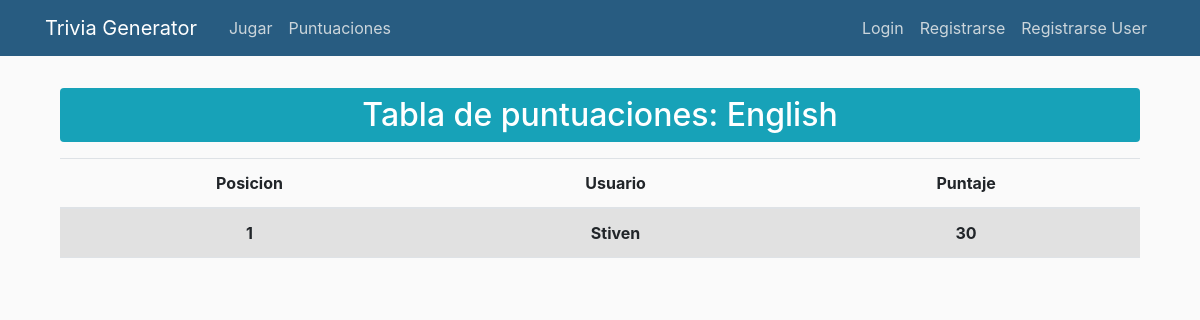
/tablero/11, run on an earlier commit of the app's database.
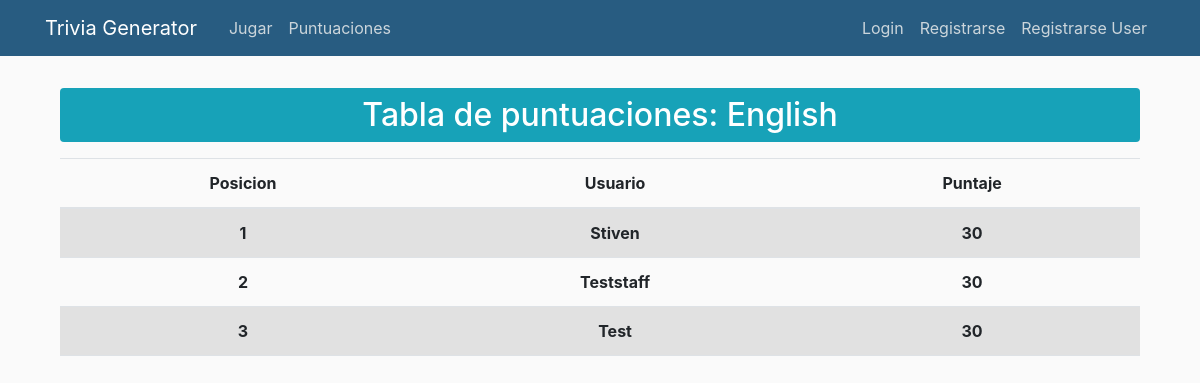
And on a later commit of the database.
### TGApp/models.py (models this page shows, shortened)
class UsuarioTrivia(models.Model):
    usuario = models.ForeignKey(User, on_delete=models.CASCADE)
    puntajeTotal = models.DecimalField(verbose_name='Puntaje Total', default=0, decimal_places=0, max_digits=10)
    trivia = models.ForeignKey(Trivia, on_delete=models.CASCADE, null=False)

### TGApp/views.py (the view)
# urls.py: path('tablero/<int:trivia_id>', views.tablero, name='tablero'),
def tablero(request, trivia_id):
    trivia = Trivia.objects.get(id=trivia_id)
    total_usuarios_quiz = UsuarioTrivia.objects.filter(trivia=trivia).order_by('-puntajeTotal')
    contador = total_usuarios_quiz.count()
    context = {
        'trivia':trivia,
        'usuario_quiz':total_usuarios_quiz[:10],
        'contar_user':contador
    }
    return render(request, 'jugar/tablero.html', context)

### TGApp/models.py (called while the page is built)
    def __str__(self):
        return self.Tipo

### TGApp/templates/jugar/tablero.html
{% extends "TGApp/base.html" %}
{% block contenido %}
{% if contar_user == 0 %}
	<div class="container">
		<div class="mt-2 p-3 bg-background text-body rounded">
			<h2 class="text-center">
				No hay puntuaciones registradas.
			</h2>
		</div>
	</div>
{% else %}
	<div class="container">
		<h2 class="mb-3 p-2 text-center bg-info text-white rounded">
			Tabla de puntuaciones: {{ trivia }}
		</h2>
		<table class="table table-striped table-bodered">
			<thead>
				<tr class="text-center">
					<th>Posicion</th>
					<th>Usuario</th>
					<th>Puntaje</th>
				</tr>
			</thead>
			<tbody>
				{% for user_quiz in usuario_quiz %}
					<tr class="text-center">
						<th>{{forloop.counter}}</th>
						<th>{{user_quiz.usuario.username}}</th>
						<th>{{user_quiz.puntajeTotal}}</th>
					</tr>
				{% endfor %}
			</tbody>
		</table>
	</div>
{% endif %}
{% endblock %}

What changed in the data, as far as the page shows it:
added UsuarioTrivia: usuario.username "Teststaff", puntajeTotal "30"
added UsuarioTrivia: usuario.username "Test", puntajeTotal "30"
